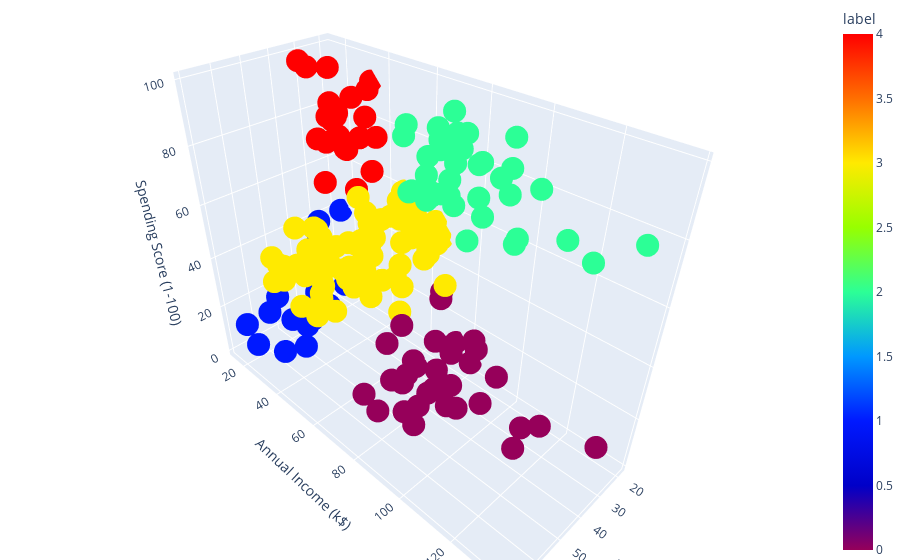

Notebook code cell kept with this figure:
### Code cell
import plotly.express as px
from sklearn.cluster import KMeans

# Assuming x3 and df are defined earlier in your code
clusters = kmeans.fit_predict(x3)
df["label"] = clusters

fig = px.scatter_3d(df, x='Age', y='Annual Income (k$)', z='Spending Score (1-100)', 
                    color='label', color_continuous_scale='Rainbow')

fig.update_layout(margin=dict(l=0, r=0, b=0, t=0))

fig.show()

### Figure 1 — Plotly figure (JSON) as saved in the notebook; plotly's stock layout.template omitted (floating-point values rounded to 4 significant figures; data arrays with more than 128 entries replaced by an {"elided": "..."} marker saying what was removed)
{"data": [{"hovertemplate": "Age=%{x}<br>Annual Income (k$)=%{y}<br>Spending Score (1-100)=%{z}<br>label=%{marker.color}<extra></extra>", "legendgroup": "", "marker": {"color": {"elided": "200 int values"}, "coloraxis": "coloraxis", "symbol": "circle"}, "mode": "markers", "name": "", "scene": "scene", "showlegend": false, "type": "scatter3d", "x": {"elided": "200 int values"}, "y": {"elided": "200 int values"}, "z": {"elided": "200 int values"}}], "layout": {"coloraxis": {"colorbar": {"title": {"text": "label"}}, "colorscale": [[0, "rgb(150,0,90)"], [0.125, "rgb(0,0,200)"], [0.25, "rgb(0,25,255)"], [0.375, "rgb(0,152,255)"], [0.5, "rgb(44,255,150)"], [0.625, "rgb(151,255,0)"], [0.75, "rgb(255,234,0)"], [0.875, "rgb(255,111,0)"], [1, "rgb(255,0,0)"]]}, "legend": {"tracegroupgap": 0}, "margin": {"b": 0, "l": 0, "r": 0, "t": 0}, "scene": {"domain": {"x": [0, 1], "y": [0, 1]}, "xaxis": {"title": {"text": "Age"}}, "yaxis": {"title": {"text": "Annual Income (k$)"}}, "zaxis": {"title": {"text": "Spending Score (1-100)"}}}}}
